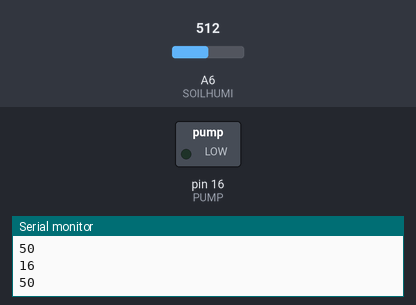
Recording of a sketch running on a simulated Arduino Nano, built with avr-gcc and run on an emulated ATmega328P. Shown: switched loads named in the sketch (green lamp = pin HIGH), the last lines printed to the serial monitor. The inputs (shaded band) are chosen by the test bench; at power-on: A6 (SOILHUMI) = 512.

Above: at 2.8 s.
2.9 s: A6 (SOILHUMI) set to 710
5.6 s: A6 (SOILHUMI) set to 734
At 7.1 s:
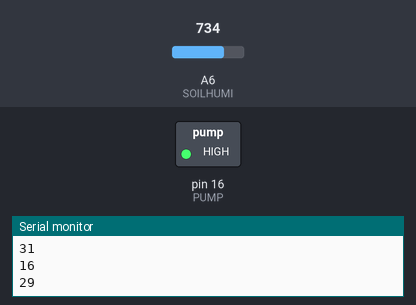
8.3 s: A6 (SOILHUMI) set to 424
11.2 s: A6 (SOILHUMI) set to 396
At 12.9 s:
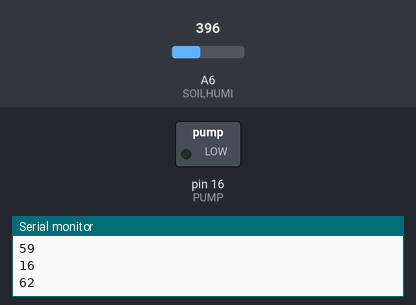
13.9 s: A6 (SOILHUMI) set to 900
At 14.5 s:
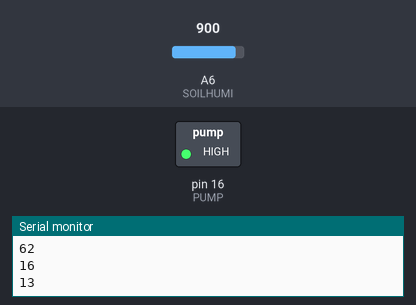
Timing chart, 0 to 16.9 s (numbered marks = the images above; inputs shaded):
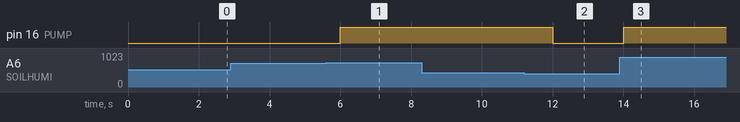

The sketch:

Arduino_day2_ex2.ino
```cpp
#define PUMP 16
#define SOILHUMI A6

int _cycle = 2000;  // 주기는 2초로
int soil = 0;       // 토양 습도 값 받아오기

void setup() {
  Serial.begin(9600);
  pinMode(PUMP,OUTPUT);
  pinMode(SOILHUMI,INPUT);
}

void loop() {
  soil = map(analogRead(SOILHUMI),0,1023,100,0); // 범위 선전 0~1023 -> 0~100

  if (soil < 30){
    digitalWrite(PUMP,HIGH);
  }else if(soil > 60){
    digitalWrite(PUMP,LOW);
  }

  Serial.println(PUMP);
  Serial.println(soil);
  delay(_cycle);

}
```

Measured:
- the behaviour switches between 726 and 727 on A6 (SOILHUMI) (found by bisection; images 0 and 1)
- the behaviour switches between 410 and 409 on A6 (SOILHUMI) (found by bisection; images 1 and 2)
- after the input at 5.6 s, pin 16 (PUMP): LOW → HIGH after 0.40 s
- after the input at 11.2 s, pin 16 (PUMP): HIGH → LOW after 0.80 s
- after the input at 13.9 s, pin 16 (PUMP): LOW → HIGH after 0.10 s
